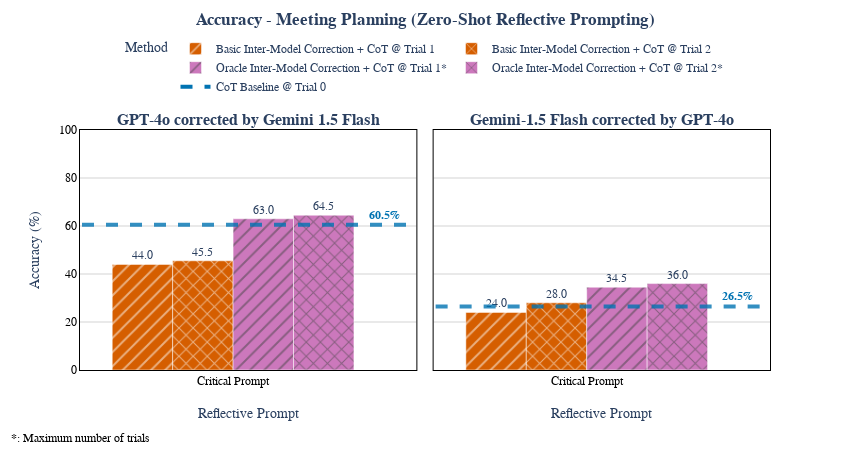

The code cell stored with this chart in its notebook:
### Code cell
import plotly.graph_objects as go
from plotly.subplots import make_subplots
import numpy as np

# Ensure mapping dictionaries are defined correctly
prompt_example_mapping = {
    'gpt-4o_corrected_by_gemini-1.5-flash': 'Critical Prompt',
    'gemini-1.5-flash_corrected_by_gpt-4o': 'Critical Prompt'
}

# Customize x-axis category order with new labels
desired_prompt_order = [
    'Critical Prompt'
]

# Define pattern styles for each category
pattern_for_category = {
    'Basic Inter-Model Correction + CoT @ Trial 1': '/',
    'Basic Inter-Model Correction + CoT @ Trial 2': 'x',
    'Oracle Inter-Model Correction + CoT @ Trial 1*': '/',
    'Oracle Inter-Model Correction + CoT @ Trial 2*': 'x'
}


method_colors = {
    "Basic Inter-Model Correction + CoT @ Trial 1": colors[3],
    "Basic Inter-Model Correction + CoT @ Trial 2": colors[3],
    "Oracle Inter-Model Correction + CoT @ Trial 1*": colors[4],
    "Oracle Inter-Model Correction + CoT @ Trial 2*": colors[4]
}

# Initialize the figure with 3 subplots (one for each model)
fig = make_subplots(
    rows=1, cols=2,
    subplot_titles=[
        '<b>GPT-4o corrected by Gemini 1.5 Flash</b>',
        '<b>Gemini-1.5 Flash corrected by GPT-4o</b>'
    ],
    shared_yaxes=True,
    horizontal_spacing=0.025
)

# List of models and corresponding data
models_data = [
    ('GPT-4o corrected by Gemini 1.5 Flash', gpt4o_gemini_other_accuracy_pivot, gpt4o_gemini_cot1_pivot),
    ('Gemini 1.5 Flash corrected by GPT-4o', gemini_gpt4o_other_accuracy_pivot, gemini_gpt4o_cot1_pivot)
]

# Track the methods we've already added to the legend to avoid duplicates
methods_in_legend = set()

# Loop over models to add subplots for each
for i, (model_name, model_data, cot1_pivot) in enumerate(models_data):
    col = i + 1  # Row for the subplot

    # Add a bar for each method for the current model
    for method in desired_order:
        method_data = model_data[model_data['method'] == method].copy()
        if method_data.empty:
            continue  # Skip if there's no data for the method
        # Map the prompt examples to new labels
        method_data['intermodel_scheme'] = method_data['intermodel_scheme'].map(prompt_example_mapping)
        # Multiply accuracy by 100
        method_data['accuracy_percent'] = method_data['accuracy'] * 100
        pattern = pattern_for_category.get(method)
        
        # Show legend only for the first occurrence of each method
        showlegend = method not in methods_in_legend
        if showlegend:
            methods_in_legend.add(method)
        
        # Add the bar for this method in the current subplot
        fig.add_trace(go.Bar(
            x=method_data['intermodel_scheme'],
            y=method_data['accuracy_percent'],
            name=method_name_mapping.get(method, method),
            text=[f"{acc:.1f}" for acc in method_data['accuracy_percent']],  # Remove % symbol
            textposition='outside',
            marker=dict(
                color=method_colors.get(method, '#000000'), 
                pattern=dict(shape=pattern)
            ),
            showlegend=showlegend,
            
        ), row=1, col=col)
    # Calculate the average accuracy for 'cot_1' and convert to percentage
    cot1_accuracy = cot1_pivot['accuracy'].iloc[0]  # Assuming only one row for 'cot_1'
    cot1_accuracy_percent = cot1_accuracy * 100

    # Add a horizontal line for 'cot_1' accuracy
    fig.add_shape(
        type="line",
        xref=f'x{col}' if col > 1 else 'x',  # Different xref for rows > 1
        yref=f'y{col}',
        x0=-0.5,  # Start just before the first bar
        y0=cot1_accuracy_percent,
        x1=len(desired_prompt_order) - 0.4,  # End just after the last bar
        y1=cot1_accuracy_percent,
        # Compute colors[0] opacity 80% to match the bars
        line=dict(color=colors[0], width=4, dash="dash"),
        opacity=0.8,
        col=col, row=1
    )

    # Add annotation for 'cot_1' accuracy
    fig.add_annotation(
        x=0.5,  # Relative position along the x-axis in paper coordinates
        y=cot1_accuracy_percent,
        xref="paper",
        yref=f"y{col}",
        text=f"<b>{cot1_accuracy_percent:.1f}%</b>",  # Include % symbol in annotation
        showarrow=False,
        font=dict(color=colors[0], size=12),
        align="left",
        yshift=10,
        col=col, row=1
    )


fig.add_trace(go.Scatter(
    x=[None],  # No data points
    y=[None],
    mode='lines',
    line=dict(color=colors[0], width=4, dash='dash'),  # Match the horizontal line's style
    name='CoT Baseline @ Trial 0',  # Legend entry name
    showlegend=True,
))


# Add annotation explaining the asterisk (*) symbol
fig.add_annotation(
    x=-0.118,  # Position at the very left of the plot
    y=-0.25,  # Position slightly below the plot area; adjust as needed
    xref='paper',  # Reference the entire plotting area horizontally
    yref='paper',  # Reference the entire plotting area vertically
    text="<b>*</b>: Maximum number of trials",  # Explanation text
    showarrow=False,  # No arrow pointing to anything
    font=dict(color="black", size=12),  # Font styling
    align="left",  # Left-align the text
    xanchor='left',  # Anchor the text to the left
    yanchor='top',   # Anchor the text to the top
    xshift=10,        # Horizontal shift to move the text slightly right
    yshift=0          # No vertical shift since it's already below the plot
)

# Update layout for grouped bars with modified axes and grid lines
fig.update_layout(
    title={
        'text': '<b>Accuracy - Meeting Planning (Zero-Shot Reflective Prompting)</b>',
        'y': 0.97,
        'x': 0.5,
        'xanchor': 'center',
        'yanchor': 'top',
    },
    template='plotly_white',
    font=dict(family="Arial", size=12),
    width=850,
    height=450,  # Adjusted for more space
    margin=dict(t=120, b=0),
    showlegend=True,  # Ensure the legend shows up at the right spot
    legend_title_text='Method',
    legend=dict(
        yanchor="bottom",
        y=1.12,
        xanchor="center",
        x=0.5,
        orientation="h",
        font=dict(family="Arial", size=12),
    )
)

# Update the x-axis and y-axis titles
fig.update_xaxes(
    title_text='Reflective Prompt',
    title_font=dict(family="Arial"),
    showgrid=True,
    zeroline=False,
    linecolor='black',
    title_standoff=20 
)

xaxis_props = dict(
    categoryorder='array',
    categoryarray=desired_prompt_order,
    linecolor='black',             # Set x-axis line color to black
    showline=True,                 # Show x-axis line
    tickfont=dict(color='black'),  # Set x-axis tick labels to black
    showgrid=False,                # Remove vertical grid lines
    zeroline=False,                # Remove zero line if not needed
    mirror='all'                   # Mirror x-axis lines on all sides (adds top line)
)

yaxis_props = dict(
    tickformat=None,               # Show numbers without the percent symbol
    linecolor='black',             # Set y-axis line color to black
    showline=True,                 # Show y-axis line
    tickfont=dict(color='black'),  # Set y-axis tick labels to black
    gridcolor='lightgrey',         # Set grid line color to light grey
    gridwidth=1,                   # Increase grid line width for intensity
    zeroline=False,                # Remove zero line if not needed
    mirror='all',                  # Mirror y-axis lines on all sides (adds right line)
    range=[0, 100],                # Show 0 to 100
    tickvals=np.arange(0, 101, 20) # Tick values every 20
)

# Apply x-axis and y-axis settings to all subplots
for col in range(1, 3):  # Loop over 3 rows
    fig.update_xaxes(xaxis_props, col=col, row=1)  # Apply x-axis settings
    fig.update_yaxes(yaxis_props, col=col, row=1)  # Apply y-axis settings

# Update the y-axis for every subplot
fig.update_yaxes(
    title_text='Accuracy (%)',
    title_font=dict(family="Arial"),
    showgrid=True,
    zeroline=False,
    linecolor='black',
    row=1,
    col=1
)

fig.update_layout(
    margin=dict(b=80, t=130)
)
# Show the figure
fig.show()

# Save the figure as a PDF
# Ensure you have the 'kaleido' package installed: pip install kaleido
fig.write_image("accuracy_by_method_intermodel_scheme_3_models.pdf")

### Figure 1 — Plotly figure (JSON) as saved in the notebook; plotly's stock layout.template omitted (floating-point values rounded to 4 significant figures)
{"data": [{"marker": {"color": "#D55E00", "pattern": {"shape": "/"}}, "name": "Basic Inter-Model Correction + CoT @ Trial 1", "showlegend": true, "text": ["44.0"], "textposition": "outside", "type": "bar", "x": ["Critical Prompt"], "xaxis": "x", "y": [44], "yaxis": "y"}, {"marker": {"color": "#D55E00", "pattern": {"shape": "x"}}, "name": "Basic Inter-Model Correction + CoT @ Trial 2", "showlegend": true, "text": ["45.5"], "textposition": "outside", "type": "bar", "x": ["Critical Prompt"], "xaxis": "x", "y": [45.5], "yaxis": "y"}, {"marker": {"color": "#CC78BC", "pattern": {"shape": "/"}}, "name": "Oracle Inter-Model Correction + CoT @ Trial 1*", "showlegend": true, "text": ["63.0"], "textposition": "outside", "type": "bar", "x": ["Critical Prompt"], "xaxis": "x", "y": [63], "yaxis": "y"}, {"marker": {"color": "#CC78BC", "pattern": {"shape": "x"}}, "name": "Oracle Inter-Model Correction + CoT @ Trial 2*", "showlegend": true, "text": ["64.5"], "textposition": "outside", "type": "bar", "x": ["Critical Prompt"], "xaxis": "x", "y": [64.5], "yaxis": "y"}, {"marker": {"color": "#D55E00", "pattern": {"shape": "/"}}, "name": "Basic Inter-Model Correction + CoT @ Trial 1", "showlegend": false, "text": ["24.0"], "textposition": "outside", "type": "bar", "x": ["Critical Prompt"], "xaxis": "x2", "y": [24], "yaxis": "y2"}, {"marker": {"color": "#D55E00", "pattern": {"shape": "x"}}, "name": "Basic Inter-Model Correction + CoT @ Trial 2", "showlegend": false, "text": ["28.0"], "textposition": "outside", "type": "bar", "x": ["Critical Prompt"], "xaxis": "x2", "y": [28.0], "yaxis": "y2"}, {"marker": {"color": "#CC78BC", "pattern": {"shape": "/"}}, "name": "Oracle Inter-Model Correction + CoT @ Trial 1*", "showlegend": false, "text": ["34.5"], "textposition": "outside", "type": "bar", "x": ["Critical Prompt"], "xaxis": "x2", "y": [34.5], "yaxis": "y2"}, {"marker": {"color": "#CC78BC", "pattern": {"shape": "x"}}, "name": "Oracle Inter-Model Correction + CoT @ Trial 2*", "showlegend": false, "text": ["36.0"], "textposition": "outside", "type": "bar", "x": ["Critical Prompt"], "xaxis": "x2", "y": [36], "yaxis": "y2"}, {"line": {"color": "#0173B2", "dash": "dash", "width": 4}, "mode": "lines", "name": "CoT Baseline @ Trial 0", "showlegend": true, "type": "scatter", "x": [null], "y": [null]}], "layout": {"annotations": [{"font": {"size": 16}, "showarrow": false, "text": "<b>GPT-4o corrected by Gemini 1.5 Flash</b>", "x": 0.2437, "xanchor": "center", "xref": "paper", "y": 1, "yanchor": "bottom", "yref": "paper"}, {"font": {"size": 16}, "showarrow": false, "text": "<b>Gemini-1.5 Flash corrected by GPT-4o</b>", "x": 0.7562, "xanchor": "center", "xref": "paper", "y": 1, "yanchor": "bottom", "yref": "paper"}, {"align": "left", "font": {"color": "#0173B2", "size": 12}, "showarrow": false, "text": "<b>60.5%</b>", "x": 0.5, "xref": "x", "y": 60.5, "yref": "y", "yshift": 10}, {"align": "left", "font": {"color": "#0173B2", "size": 12}, "showarrow": false, "text": "<b>26.5%</b>", "x": 0.5, "xref": "x2", "y": 26.5, "yref": "y2", "yshift": 10}, {"align": "left", "font": {"color": "black", "size": 12}, "showarrow": false, "text": "<b>*</b>: Maximum number of trials", "x": -0.118, "xanchor": "left", "xref": "paper", "xshift": 10, "y": -0.25, "yanchor": "top", "yref": "paper", "yshift": 0}], "font": {"family": "Arial", "size": 12}, "height": 450, "legend": {"font": {"family": "Arial", "size": 12}, "orientation": "h", "title": {"text": "Method"}, "x": 0.5, "xanchor": "center", "y": 1.12, "yanchor": "bottom"}, "margin": {"b": 80, "t": 130}, "shapes": [{"line": {"color": "#0173B2", "dash": "dash", "width": 4}, "opacity": 0.8, "type": "line", "x0": -0.5, "x1": 0.6, "xref": "x", "y0": 60.5, "y1": 60.5, "yref": "y"}, {"line": {"color": "#0173B2", "dash": "dash", "width": 4}, "opacity": 0.8, "type": "line", "x0": -0.5, "x1": 0.6, "xref": "x2", "y0": 26.5, "y1": 26.5, "yref": "y2"}], "showlegend": true, "title": {"text": "<b>Accuracy - Meeting Planning (Zero-Shot Reflective Prompting)</b>", "x": 0.5, "xanchor": "center", "y": 0.97, "yanchor": "top"}, "width": 850, "xaxis": {"anchor": "y", "categoryarray": ["Critical Prompt"], "categoryorder": "array", "domain": [0, 0.4875], "linecolor": "black", "mirror": "all", "showgrid": false, "showline": true, "tickfont": {"color": "black"}, "title": {"font": {"family": "Arial"}, "standoff": 20, "text": "Reflective Prompt"}, "zeroline": false}, "xaxis2": {"anchor": "y2", "categoryarray": ["Critical Prompt"], "categoryorder": "array", "domain": [0.5125, 1], "linecolor": "black", "mirror": "all", "showgrid": false, "showline": true, "tickfont": {"color": "black"}, "title": {"font": {"family": "Arial"}, "standoff": 20, "text": "Reflective Prompt"}, "zeroline": false}, "yaxis": {"anchor": "x", "domain": [0, 1], "gridcolor": "lightgrey", "gridwidth": 1, "linecolor": "black", "mirror": "all", "range": [0, 100], "showgrid": true, "showline": true, "tickfont": {"color": "black"}, "tickvals": [0, 20, 40, 60, 80, 100], "title": {"font": {"family": "Arial"}, "text": "Accuracy (%)"}, "zeroline": false}, "yaxis2": {"anchor": "x2", "domain": [0, 1], "gridcolor": "lightgrey", "gridwidth": 1, "linecolor": "black", "matches": "y", "mirror": "all", "range": [0, 100], "showline": true, "showticklabels": false, "tickfont": {"color": "black"}, "tickvals": [0, 20, 40, 60, 80, 100], "zeroline": false}}}
